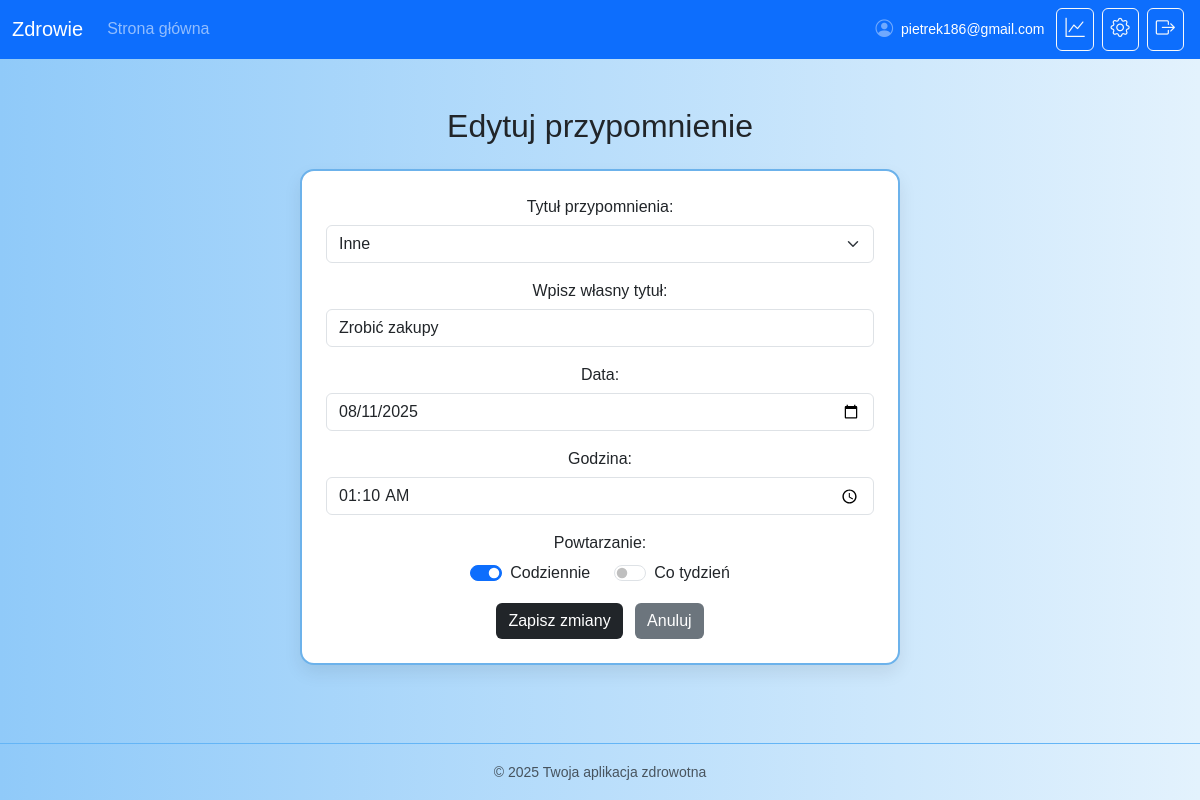
Screenshot of /reminders/edit/6/ (signed in) with the database file from the repository.
### core/models.py (models this page shows, shortened)
class CustomUser(AbstractBaseUser):
    email = models.EmailField(unique=True)
    first_name = models.CharField(max_length=100)
    last_name = models.CharField(max_length=100)
    date_of_birth = models.DateField()
    guardian_email = models.EmailField()
    guardian_phone = models.CharField(
        max_length=16,
        blank=True,
        validators=[phone_validator],
        help_text="Numer telefonu opiekuna w formacie międzynarodowym, np. +48..."
    )
    is_active = models.BooleanField(default=True)
    is_staff = models.BooleanField(default=False)
    objects = CustomUserManager()
    USERNAME_FIELD = 'email'
    REQUIRED_FIELDS = ['first_name', 'last_name', 'date_of_birth', 'guardian_email', 'guardian_phone']

### reminders/models.py (models this page shows, shortened)
class Reminder(models.Model):
    title = models.CharField(max_length=255)
    date = models.DateField()         # data startowa (dla pierwszego uruchomienia)
    time = models.TimeField()         # godzina wysyłki
    recurrence = models.CharField(max_length=50, choices=RECURRENCE_CHOICES, blank=True, null=True)
    next_run = models.DateTimeField(blank=True, null=True)   # najbliższy termin wysyłki (TZ-aware)
    last_sent = models.DateTimeField(blank=True, null=True)  # kiedy ostatnio wysłano (info)
    is_active = models.BooleanField(default=True)            # niecykliczne: po wysłaniu ustawiamy False
    user = models.ForeignKey(settings.AUTH_USER_MODEL, on_delete=models.CASCADE)

### reminders/views.py (the view, shortened to what this page needs)
# urls.py: path('edit/<int:reminder_id>/', views.edit_reminder, name='edit_reminder'),
@login_required
def edit_reminder(request, reminder_id):
    reminder = get_object_or_404(Reminder, id=reminder_id, user=request.user)
    return render(request, 'reminders/edit_reminder.html', {'reminder': reminder})

### reminders/templates/reminders/edit_reminder.html (shortened to what this page needs)
{% extends "core/base.html" %}
{% load static %}
{% block content %}
<div class="container mt-5">
  <h2 class="text-center mb-4">Edytuj przypomnienie</h2>
  <div class="d-flex justify-content-center">
    <form method="post" class="edit-card">
      <div class="form-row">
        <label for="title_select" class="form-label-center">Tytuł przypomnienia:</label>
        <select id="title_select" name="title_select" class="form-select">
          <option value="Inne">Inne</option>
        </select>
      </div>
      <div class="form-row" id="custom_title_row" style="display:none;">
        <label for="custom_title" class="form-label-center">Wpisz własny tytuł:</label>
        <input type="text" name="custom_title" id="custom_title" class="form-control" placeholder="Np. Przypomnienie o spacerze">
      </div>
      <div class="form-row">
        <label for="date" class="form-label-center">Data:</label>
        <input type="date" name="date" id="date" class="form-control" value="{{ reminder.date|date:'Y-m-d' }}" required>
      </div>
      <div class="form-row">
        <label for="time" class="form-label-center">Godzina:</label>
        <input type="time" name="time" id="time" class="form-control" value="{{ reminder.time|time:'H:i' }}" required>
      </div>
      <div class="form-row">
        <label class="form-label-center">Powtarzanie:</label>
        <div class="d-flex justify-content-center gap-4">
          <div class="form-check form-switch">
            <input class="form-check-input" type="checkbox" name="repeat_daily" id="repeat_daily"
                   {% if reminder.recurrence == 'daily' %}checked{% endif %}>
            <label class="form-check-label" for="repeat_daily">Codziennie</label>
          </div>
          <div class="form-check form-switch">
            <input class="form-check-input" type="checkbox" name="repeat_weekly" id="repeat_weekly"
                   {% if reminder.recurrence == 'weekly' %}checked{% endif %}>
            <label class="form-check-label" for="repeat_weekly">Co tydzień</label>
          </div>
        </div>
      </div>
      <div class="text-center mt-3">
        <button type="submit" class="btn btn-dark me-2">Zapisz zmiany</button>
        <a href="{% url 'reminder_list' %}" class="btn btn-secondary">Anuluj</a>
      </div>
    </form>
  </div>
</div>
{% endblock %}

### core/templates/core/base.html (shortened to what this page needs)
<!DOCTYPE html>
<html lang="pl">
<head>
    {% load static %}
    <link href="https://cdn.jsdelivr.net/npm/bootstrap@5.3.2/dist/css/bootstrap.min.css" rel="stylesheet">
    <link rel="stylesheet" href="https://cdn.jsdelivr.net/npm/bootstrap-icons@1.10.5/font/bootstrap-icons.css">
    <link rel="stylesheet" href="{% static 'css/style.css' %}">
</head>
<body class="d-flex flex-column min-vh-100">
<nav class="navbar navbar-expand-lg navbar-dark bg-primary">
    <div class="container-fluid">
        <a class="navbar-brand" href="#">Zdrowie</a>
        <div class="collapse navbar-collapse">
            <ul class="navbar-nav me-auto mb-2 mb-lg-0">
                {% if user.is_authenticated and request.resolver_match.url_name != "login" and request.resolver_match.url_name != "register" and request.resolver_match.url_name != "dashboard" %}
                <li class="nav-item">
                    <a class="nav-link" href="{% url 'dashboard' %}">Strona główna</a>
                </li>
                {% endif %}
            </ul>
            {% if user.is_authenticated and request.resolver_match.url_name != "login" and request.resolver_match.url_name != "register" %}
            <ul class="navbar-nav ms-auto d-flex flex-row align-items-center">
                <li class="nav-item mx-2">
                    <span class="navbar-text d-flex align-items-center gap-2">
                        <i class="bi bi-person-circle opacity-75" style="font-size:1.1rem;"></i>
                        <span class="small d-none d-sm-inline text-truncate text-white fw-normal"
                              style="max-width: 220px;"
                              title="{% firstof user.email user.get_username %}">
                            {% firstof user.email user.get_username %}
                        </span>
                    </span>
                </li>
                <li class="nav-item mx-1">
                    <a class="btn btn-outline-light rounded px-2" href="{% url 'select_results' %}" title="Wyniki pomiarów">
                        <i class="bi bi-graph-up" style="font-size: 1.2rem;"></i>
                    </a>
                </li>
                <li class="nav-item mx-1">
                    <a class="btn btn-outline-light rounded px-2" href="{% url 'settings' %}" title="Ustawienia">
                        <i class="bi bi-gear" style="font-size: 1.2rem;"></i>
                    </a>
                </li>
                <li class="nav-item mx-1">
                    <a class="btn btn-outline-light rounded px-2" href="{% url 'logout' %}" title="Wyloguj się">
                        <i class="bi bi-box-arrow-right" style="font-size: 1.2rem;"></i>
                    </a>
                </li>
            </ul>
            {% endif %}
        </div>
    </div>
</nav>
<div class="flex-grow-1">
    {% block content %}{% endblock %}
</div>
<footer class="bg-light text-center text-muted py-3 mt-auto">
    <small>&copy; 2025 Twoja aplikacja zdrowotna</small>
</footer>
</body>
</html>

### core/static/css/style.css (style rules this page uses)
body { background: linear-gradient(to right, #90caf9, #e3f2fd); min-height: 100vh; margin: 0; font-family: Arial, sans-serif; }
.btn-dark { background-color: #212529 !important; color: #ffffff !important; border: none !important; transition: 0.3s !important; }
.btn-secondary { background-color: #6c757d !important; color: #ffffff !important; border: none !important; transition: 0.3s !important; }
footer { background: linear-gradient(to right, #90caf9, #e3f2fd); border-top: 1px solid #64b5f6; color: #333; }

### reminders/templates/reminders/edit_reminder.html (style rules this page uses)
.edit-card { max-width: 600px; width: 100%; background: #fff; border: 2px solid #6cb2eb; border-radius: 14px; box-shadow: 0 8px 18px rgba(0,0,0,0.08); padding: 24px; }
.form-row { margin-bottom: 16px; }
.form-label-center { display: block; text-align: center; font-weight: 500; margin-bottom: 6px; }

### rows the page displays
CustomUser: email "pietrek186@gmail.com"
Reminder: date "08/11/2025", time "01:10", recurrence "☑"
